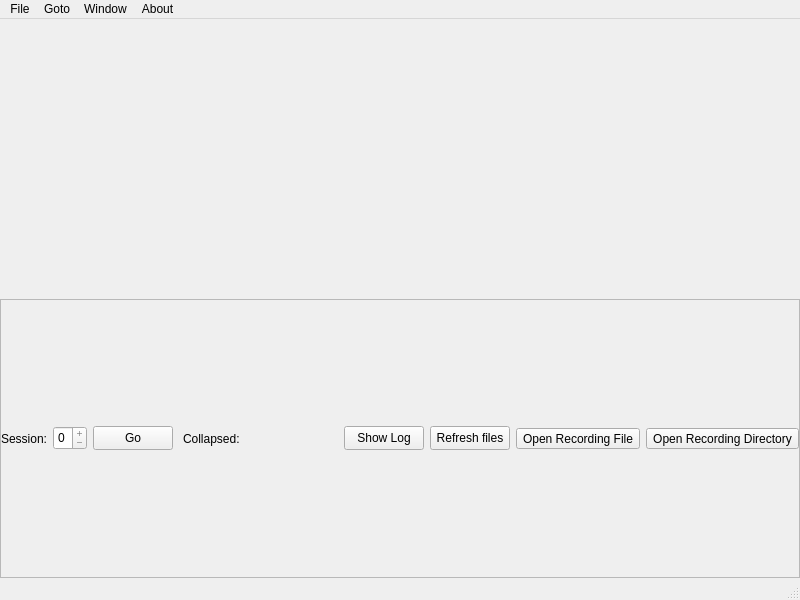
<?xml version="1.0" encoding="UTF-8"?>
<ui version="4.0">
 <class>MainWindow</class>
 <widget class="QMainWindow" name="MainWindow">
  <property name="geometry">
   <rect>
    <x>0</x>
    <y>0</y>
    <width>800</width>
    <height>600</height>
   </rect>
  </property>
  <property name="windowTitle">
   <string>MainWindow</string>
  </property>
  <widget class="QWidget" name="centralwidget">
   <layout class="QVBoxLayout" name="verticalLayout">
    <property name="spacing">
     <number>0</number>
    </property>
    <property name="leftMargin">
     <number>0</number>
    </property>
    <property name="topMargin">
     <number>0</number>
    </property>
    <property name="rightMargin">
     <number>0</number>
    </property>
    <property name="bottomMargin">
     <number>0</number>
    </property>
    <item>
     <widget class="QWidget" name="contentWidget" native="true">
      <property name="sizePolicy">
       <sizepolicy hsizetype="Preferred" vsizetype="Expanding">
        <horstretch>0</horstretch>
        <verstretch>0</verstretch>
       </sizepolicy>
      </property>
     </widget>
    </item>
    <item>
     <layout class="QVBoxLayout" name="logPanelLayout">
      <property name="spacing">
       <number>0</number>
      </property>
      <property name="leftMargin">
       <number>0</number>
      </property>
      <property name="topMargin">
       <number>0</number>
      </property>
      <property name="rightMargin">
       <number>0</number>
      </property>
      <property name="bottomMargin">
       <number>0</number>
      </property>
     </layout>
    </item>
    <item>
     <widget class="QFrame" name="footerBar">
      <property name="minimumSize">
       <size>
        <width>0</width>
        <height>36</height>
       </size>
      </property>
      <property name="baseSize">
       <size>
        <width>0</width>
        <height>36</height>
       </size>
      </property>
      <property name="frameShape">
       <enum>QFrame::Shape::StyledPanel</enum>
      </property>
      <property name="frameShadow">
       <enum>QFrame::Shadow::Plain</enum>
      </property>
      <property name="lineWidth">
       <number>1</number>
      </property>
      <layout class="QHBoxLayout" name="footerLayout">
       <property name="leftMargin">
        <number>0</number>
       </property>
       <property name="rightMargin">
        <number>0</number>
       </property>
       <item>
        <widget class="QLabel" name="sessionJumpLabel">
         <property name="text">
          <string>Session:</string>
         </property>
        </widget>
       </item>
       <item>
        <widget class="QSpinBox" name="sessionJumpSpinBox">
         <property name="minimumSize">
          <size>
           <width>0</width>
           <height>24</height>
          </size>
         </property>
         <property name="buttonSymbols">
          <enum>QAbstractSpinBox::ButtonSymbols::PlusMinus</enum>
         </property>
         <property name="minimum">
          <number>0</number>
         </property>
         <property name="maximum">
          <number>0</number>
         </property>
        </widget>
       </item>
       <item>
        <widget class="QPushButton" name="sessionJumpButton">
         <property name="minimumSize">
          <size>
           <width>0</width>
           <height>24</height>
          </size>
         </property>
         <property name="text">
          <string>Go</string>
         </property>
        </widget>
       </item>
       <item>
        <layout class="QHBoxLayout" name="collapsedDockOverflowStripLayout">
         <property name="spacing">
          <number>4</number>
         </property>
         <property name="leftMargin">
          <number>4</number>
         </property>
         <property name="topMargin">
          <number>0</number>
         </property>
         <property name="rightMargin">
          <number>4</number>
         </property>
         <property name="bottomMargin">
          <number>0</number>
         </property>
         <item>
          <widget class="QLabel" name="collapsedDockOverflowLabel">
           <property name="text">
            <string>Collapsed:</string>
           </property>
          </widget>
         </item>
         <item>
          <widget class="QScrollArea" name="collapsedDockOverflowScroll">
           <property name="maximumSize">
            <size>
             <width>16777215</width>
             <height>28</height>
            </size>
           </property>
           <property name="frameShape">
            <enum>QFrame::Shape::NoFrame</enum>
           </property>
           <property name="verticalScrollBarPolicy">
            <enum>Qt::ScrollBarPolicy::ScrollBarAlwaysOff</enum>
           </property>
           <property name="horizontalScrollBarPolicy">
            <enum>Qt::ScrollBarPolicy::ScrollBarAsNeeded</enum>
           </property>
           <property name="widgetResizable">
            <bool>true</bool>
           </property>
           <widget class="QWidget" name="collapsedDockOverflowContents">
            <property name="geometry">
             <rect>
              <x>0</x>
              <y>0</y>
              <width>303</width>
              <height>28</height>
             </rect>
            </property>
           </widget>
          </widget>
         </item>
        </layout>
       </item>
       <item>
        <spacer name="horizontalSpacer">
         <property name="orientation">
          <enum>Qt::Orientation::Horizontal</enum>
         </property>
         <property name="sizeHint" stdset="0">
          <size>
           <width>40</width>
           <height>20</height>
          </size>
         </property>
        </spacer>
       </item>
       <item>
        <widget class="QPushButton" name="logToggleButton">
         <property name="minimumSize">
          <size>
           <width>0</width>
           <height>24</height>
          </size>
         </property>
         <property name="text">
          <string>Show Log</string>
         </property>
         <property name="checkable">
          <bool>true</bool>
         </property>
        </widget>
       </item>
       <item>
        <widget class="QPushButton" name="refreshFilesButton">
         <property name="minimumSize">
          <size>
           <width>0</width>
           <height>24</height>
          </size>
         </property>
         <property name="text">
          <string>Refresh files</string>
         </property>
        </widget>
       </item>
       <item>
        <widget class="QToolButton" name="btnOpenRecordingFile">
         <property name="toolTip">
          <string>Open Recording File</string>
         </property>
         <property name="text">
          <string>Open Recording File</string>
         </property>
         <property name="icon">
          <iconset theme="QIcon::ThemeIcon::DocumentOpen"/>
         </property>
        </widget>
       </item>
       <item>
        <widget class="QToolButton" name="btnOpenRecordingDirectory">
         <property name="toolTip">
          <string>Open Recording Directory</string>
         </property>
         <property name="text">
          <string>Open Recording Directory</string>
         </property>
         <property name="icon">
          <iconset theme="QIcon::ThemeIcon::FolderNew"/>
         </property>
        </widget>
       </item>
      </layout>
     </widget>
    </item>
   </layout>
  </widget>
  <widget class="QMenuBar" name="menubar">
   <property name="geometry">
    <rect>
     <x>0</x>
     <y>0</y>
     <width>800</width>
     <height>22</height>
    </rect>
   </property>
   <widget class="QMenu" name="menuFile">
    <property name="title">
     <string>File</string>
    </property>
    <addaction name="actionOpen_Recording_File"/>
    <addaction name="actionOpen_Recording_Directory"/>
   </widget>
   <widget class="QMenu" name="menuGoto">
    <property name="title">
     <string>Goto</string>
    </property>
    <addaction name="actionGoToEarliest"/>
    <addaction name="actionPrev"/>
    <addaction name="actionNext"/>
    <addaction name="actionGoToLatest"/>
   </widget>
   <widget class="QMenu" name="menuWindow">
    <property name="title">
     <string>Window</string>
    </property>
   </widget>
   <widget class="QMenu" name="menuAbout">
    <property name="title">
     <string>About</string>
    </property>
   </widget>
   <addaction name="menuFile"/>
   <addaction name="menuGoto"/>
   <addaction name="menuWindow"/>
   <addaction name="menuAbout"/>
  </widget>
  <widget class="QStatusBar" name="statusbar"/>
  <action name="actionGoToPrev">
   <property name="icon">
    <iconset theme="QIcon::ThemeIcon::GoPrevious"/>
   </property>
   <property name="text">
    <string>Prev</string>
   </property>
  </action>
  <action name="actionGoToNext">
   <property name="icon">
    <iconset theme="QIcon::ThemeIcon::GoNext"/>
   </property>
   <property name="text">
    <string>Next</string>
   </property>
  </action>
  <action name="actionGoToEarliest">
   <property name="icon">
    <iconset theme="QIcon::ThemeIcon::MediaSkipBackward"/>
   </property>
   <property name="text">
    <string>Earliest</string>
   </property>
  </action>
  <action name="actionPrev">
   <property name="icon">
    <iconset theme="QIcon::ThemeIcon::MediaSeekBackward"/>
   </property>
   <property name="text">
    <string>Prev</string>
   </property>
  </action>
  <action name="actionNext">
   <property name="icon">
    <iconset theme="QIcon::ThemeIcon::MediaSeekForward"/>
   </property>
   <property name="text">
    <string>Next</string>
   </property>
  </action>
  <action name="actionGoToLatest">
   <property name="icon">
    <iconset theme="QIcon::ThemeIcon::MediaSkipForward"/>
   </property>
   <property name="text">
    <string>Latest</string>
   </property>
  </action>
  <action name="actionOpen_Recording_File">
   <property name="icon">
    <iconset theme="QIcon::ThemeIcon::DocumentOpen"/>
   </property>
   <property name="text">
    <string>Open Recording File...</string>
   </property>
  </action>
  <action name="actionOpen_Recording_Directory">
   <property name="icon">
    <iconset theme="QIcon::ThemeIcon::FolderNew"/>
   </property>
   <property name="text">
    <string>Open Recording Directory...</string>
   </property>
   <property name="toolTip">
    <string>Open Recording Directory</string>
   </property>
  </action>
 </widget>
 <resources/>
 <connections>
  <connection>
   <sender>btnOpenRecordingDirectory</sender>
   <signal>pressed()</signal>
   <receiver>actionOpen_Recording_Directory</receiver>
   <slot>trigger()</slot>
   <hints>
    <hint type="sourcelabel">
     <x>787</x>
     <y>553</y>
    </hint>
    <hint type="destinationlabel">
     <x>-1</x>
     <y>-1</y>
    </hint>
   </hints>
  </connection>
  <connection>
   <sender>btnOpenRecordingFile</sender>
   <signal>pressed()</signal>
   <receiver>actionOpen_Recording_File</receiver>
   <slot>trigger()</slot>
   <hints>
    <hint type="sourcelabel">
     <x>758</x>
     <y>553</y>
    </hint>
    <hint type="destinationlabel">
     <x>-1</x>
     <y>-1</y>
    </hint>
   </hints>
  </connection>
 </connections>
</ui>
